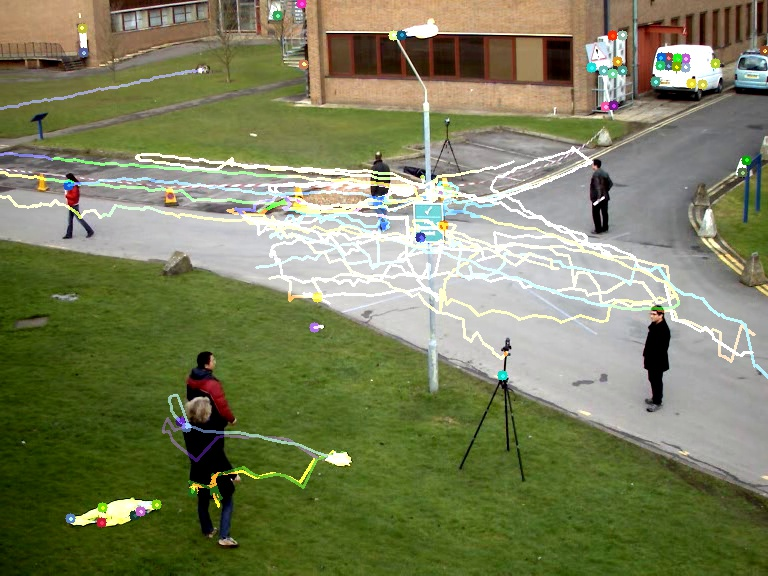

Here is the Python script that generated this plot:
# -*- coding: utf-8 -*-
import numpy as np
import cv2
from matplotlib import pyplot as plt


cap = cv2.VideoCapture('../../img/people.avi')


def opticalFlow():
    # params for ShiTomasi corner detection
    feature_params = dict( maxCorners = 100,
                           qualityLevel = 0.3,
                           minDistance = 7,
                           blockSize = 7 )

    # Parameters for lucas kanade optical flow
    lk_params = dict( winSize  = (15,15),
                      maxLevel = 2,
                      criteria = (cv2.TERM_CRITERIA_EPS | cv2.TERM_CRITERIA_COUNT, 10, 0.03))

    # Create some random colors
    color = np.random.randint(0,255,(100,3))

    # Take first frame and find corners in it
    ret, old_frame = cap.read()
    old_gray = cv2.cvtColor(old_frame, cv2.COLOR_BGR2GRAY)
    p0 = cv2.goodFeaturesToTrack(old_gray, mask = None, **feature_params)

    # Create a mask image for drawing purposes
    mask = np.zeros_like(old_frame)

    while(1):
        ret,frame = cap.read()
        frame_gray = cv2.cvtColor(frame, cv2.COLOR_BGR2GRAY)

        # calculate optical flow
        p1, st, err = cv2.calcOpticalFlowPyrLK(old_gray, frame_gray, p0, None, **lk_params)

        # Select good points
        good_new = p1[st==1]
        good_old = p0[st==1]

        # draw the tracks
        for i,(new,old) in enumerate(zip(good_new,good_old)):
            a,b = new.ravel()
            c,d = old.ravel()
            mask = cv2.line(mask, (a,b),(c,d), color[i].tolist(), 2)
            frame = cv2.circle(frame,(a,b),5,color[i].tolist(),-1)
        img = cv2.add(frame,mask)

        cv2.imshow('frame',img)
        k = cv2.waitKey(60) & 0xff
        if k == 27:
            break
        else:
            cv2.imwrite("opticalFlow.jpg", img)

        # Now update the previous frame and previous points
        old_gray = frame_gray.copy()
        p0 = good_new.reshape(-1,1,2)

    cv2.destroyAllWindows()
    cap.release()


def denseOpticalFlow():
    ret, frame1 = cap.read()
    prvs = cv2.cvtColor(frame1, cv2.COLOR_BGR2GRAY)
    hsv = np.zeros_like(frame1)
    hsv[..., 1] = 255

    while (1):
        ret, frame2 = cap.read()
        next = cv2.cvtColor(frame2, cv2.COLOR_BGR2GRAY)

        flow = cv2.calcOpticalFlowFarneback(prvs, next, None, 0.5, 3, 15, 3, 5, 1.2, 0)

        mag, ang = cv2.cartToPolar(flow[..., 0], flow[..., 1])
        hsv[..., 0] = ang * 180 / np.pi / 2
        hsv[..., 2] = cv2.normalize(mag, None, 0, 255, cv2.NORM_MINMAX)
        rgb = cv2.cvtColor(hsv, cv2.COLOR_HSV2BGR)

        cv2.imshow('frame2', rgb)
        k = cv2.waitKey(30) & 0xff
        if k == 27:
            break
        elif k == ord('s'):
            cv2.imwrite('opticalfb.png', frame2)
            cv2.imwrite('opticalhsv.png', rgb)
        prvs = next

    cap.release()
    cv2.destroyAllWindows()


opticalFlow()
# denseOpticalFlow()
